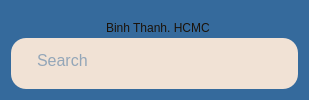
        <widget class="QWidget" name="widget_3" native="true">
         <property name="minimumSize">
          <size>
           <width>0</width>
           <height>100</height>
          </size>
         </property>
         <property name="maximumSize">
          <size>
           <width>16777215</width>
           <height>150</height>
          </size>
         </property>
         <property name="styleSheet">
          <string notr="true">background-color: #356a9c;
border-radius: 15px;</string>
         </property>
         <layout class="QVBoxLayout" name="verticalLayout_2">
          <property name="topMargin">
           <number>0</number>
          </property>
          <item>
           <widget class="QFrame" name="frame">
            <property name="frameShape">
             <enum>QFrame::StyledPanel</enum>
            </property>
            <property name="frameShadow">
             <enum>QFrame::Raised</enum>
            </property>
            <layout class="QHBoxLayout" name="horizontalLayout_2">
             <property name="leftMargin">
              <number>0</number>
             </property>
             <property name="topMargin">
              <number>0</number>
             </property>
             <property name="rightMargin">
              <number>0</number>
             </property>
             <property name="bottomMargin">
              <number>0</number>
             </property>
             <item>
              <widget class="QWidget" name="widget_6" native="true">
               <widget class="QLabel" name="user_img">
                <property name="geometry">
                 <rect>
                  <x>-3</x>
                  <y>8</y>
                  <width>70</width>
                  <height>70</height>
                 </rect>
                </property>
                <property name="text">
                 <string/>
                </property>
                <property name="pixmap">
                 <pixmap>../img/TuongDii.png</pixmap>
                </property>
                <property name="scaledContents">
                 <bool>true</bool>
                </property>
               </widget>
               <widget class="QLabel" name="label_3">
                <property name="enabled">
                 <bool>false</bool>
                </property>
                <property name="geometry">
                 <rect>
                  <x>95</x>
                  <y>18</y>
                  <width>121</width>
                  <height>20</height>
                 </rect>
                </property>
                <property name="styleSheet">
                 <string notr="true">font: 11pt &quot;Bahnschrift&quot;;
color: #1b1209;</string>
                </property>
                <property name="text">
                 <string>Binh Thanh, HCMC</string>
                </property>
               </widget>
               <widget class="QLabel" name="user_name">
                <property name="geometry">
                 <rect>
                  <x>83</x>
                  <y>40</y>
                  <width>91</width>
                  <height>21</height>
                 </rect>
                </property>
                <property name="styleSheet">
                 <string notr="true">
color: #f1e2d5;
font: 12pt &quot;Bahnschrift&quot;;</string>
                </property>
                <property name="text">
                 <string>Tuong Dii</string>
                </property>
               </widget>
               <widget class="QPushButton" name="pushButton">
                <property name="geometry">
                 <rect>
                  <x>78</x>
                  <y>20</y>
                  <width>14</width>
                  <height>14</height>
                 </rect>
                </property>
                <property name="styleSheet">
                 <string notr="true">color: black;</string>
                </property>
                <property name="text">
                 <string/>
                </property>
                <property name="icon">
                 <iconset>
                  <normaloff>../img/location-50.png</normaloff>../img/location-50.png</iconset>
                </property>
                <property name="iconSize">
                 <size>
                  <width>14</width>
                  <height>14</height>
                 </size>
                </property>
               </widget>
              </widget>
             </item>
             <item>
              <widget class="QWidget" name="widget_7" native="true">
               <property name="minimumSize">
                <size>
                 <width>80</width>
                 <height>0</height>
                </size>
               </property>
               <property name="maximumSize">
                <size>
                 <width>80</width>
                 <height>16777215</height>
                </size>
               </property>
               <widget class="QLabel" name="label">
                <property name="geometry">
                 <rect>
                  <x>26</x>
                  <y>20</y>
                  <width>50</width>
                  <height>50</height>
                 </rect>
                </property>
                <property name="text">
                 <string/>
                </property>
                <property name="pixmap">
                 <pixmap>../../../../../../.designer/MemberManagement/img/icons8-qr-code-64.png</pixmap>
                </property>
                <property name="scaledContents">
                 <bool>true</bool>
                </property>
               </widget>
              </widget>
             </item>
            </layout>
           </widget>
          </item>
          <item>
           <widget class="QFrame" name="frame_2">
            <property name="enabled">
             <bool>true</bool>
            </property>
            <property name="minimumSize">
             <size>
              <width>0</width>
              <height>51</height>
             </size>
            </property>
            <property name="maximumSize">
             <size>
              <width>16777215</width>
              <height>51</height>
             </size>
            </property>
            <property name="styleSheet">
             <string notr="true">background-color: #f1e2d5;</string>
            </property>
            <property name="frameShape">
             <enum>QFrame::StyledPanel</enum>
            </property>
            <property name="frameShadow">
             <enum>QFrame::Raised</enum>
            </property>
            <layout class="QHBoxLayout" name="horizontalLayout_3">
             <property name="topMargin">
              <number>9</number>
             </property>
             <item>
              <widget class="QLabel" name="label_5">
               <property name="maximumSize">
                <size>
                 <width>25</width>
                 <height>25</height>
                </size>
               </property>
               <property name="text">
                <string notr="true"/>
               </property>
               <property name="pixmap">
                <pixmap>../img/icons8-search-64.png</pixmap>
               </property>
               <property name="scaledContents">
                <bool>true</bool>
               </property>
              </widget>
             </item>
             <item alignment="Qt::AlignBottom">
              <widget class="QTextEdit" name="textEdit">
               <property name="enabled">
                <bool>false</bool>
               </property>
               <property name="font">
                <font>
                 <family>Segoe UI</family>
                 <pointsize>12</pointsize>
                 <italic>false</italic>
                 <bold>false</bold>
                </font>
               </property>
               <property name="cursor" stdset="0">
                <cursorShape>IBeamCursor</cursorShape>
               </property>
               <property name="styleSheet">
                <string notr="true">color: #356A9C;
font: 12pt &quot;Segoe UI&quot;;</string>
               </property>
               <property name="placeholderText">
                <string>Search</string>
               </property>
              </widget>
             </item>
            </layout>
           </widget>
          </item>
         </layout>
        </widget>
